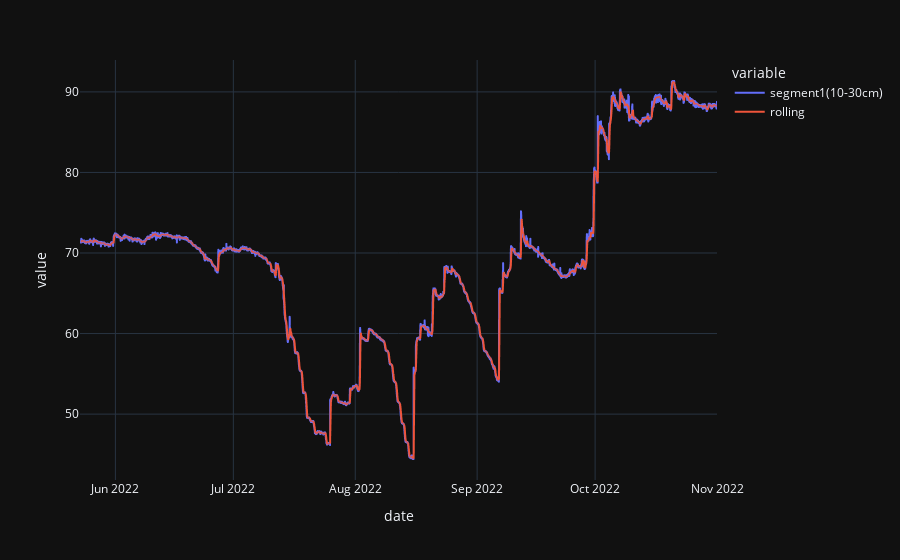

Notebook code for this chart:
### Code cell
import dash
from dash import dcc, html,  Input, Output
import plotly.express as px
import pandas as pd
from plotly.subplots import make_subplots
import plotly.subplots as sp
import plotly.graph_objects as go
import os
import pathlib
import numpy as np
import datetime as dt
import dash_bootstrap_components as dbc

df = pd.read_csv("soil.csv")
df.sort_values(by='date', inplace=True)
df.set_index(['date'], inplace = True)
df['rolling'] = df['segment1(10-30cm)'].rolling(30).mean()
import plotly.express as px
fig = px.line(df, x=df.index, y=["segment1(10-30cm)", "rolling"], template = 'plotly_dark')
fig.show()

### Figure 1 — Plotly figure (JSON) as saved in the notebook; plotly's stock layout.template omitted (floating-point values rounded to 4 significant figures; data arrays with more than 128 entries replaced by an {"elided": "..."} marker saying what was removed)
{"data": [{"hovertemplate": "variable=segment1(10-30cm)<br>date=%{x}<br>value=%{y}<extra></extra>", "legendgroup": "segment1(10-30cm)", "line": {"color": "#636efa", "dash": "solid"}, "marker": {"symbol": "circle"}, "mode": "lines", "name": "segment1(10-30cm)", "showlegend": true, "type": "scattergl", "x": {"elided": "23267 str values"}, "xaxis": "x", "y": {"elided": "23267 float values"}, "yaxis": "y"}, {"hovertemplate": "variable=rolling<br>date=%{x}<br>value=%{y}<extra></extra>", "legendgroup": "rolling", "line": {"color": "#EF553B", "dash": "solid"}, "marker": {"symbol": "circle"}, "mode": "lines", "name": "rolling", "showlegend": true, "type": "scattergl", "x": {"elided": "23267 str values"}, "xaxis": "x", "y": {"elided": "23267 float values"}, "yaxis": "y"}], "layout": {"legend": {"title": {"text": "variable"}, "tracegroupgap": 0}, "margin": {"t": 60}, "xaxis": {"anchor": "y", "domain": [0, 1], "title": {"text": "date"}}, "yaxis": {"anchor": "x", "domain": [0, 1], "title": {"text": "value"}}}}
